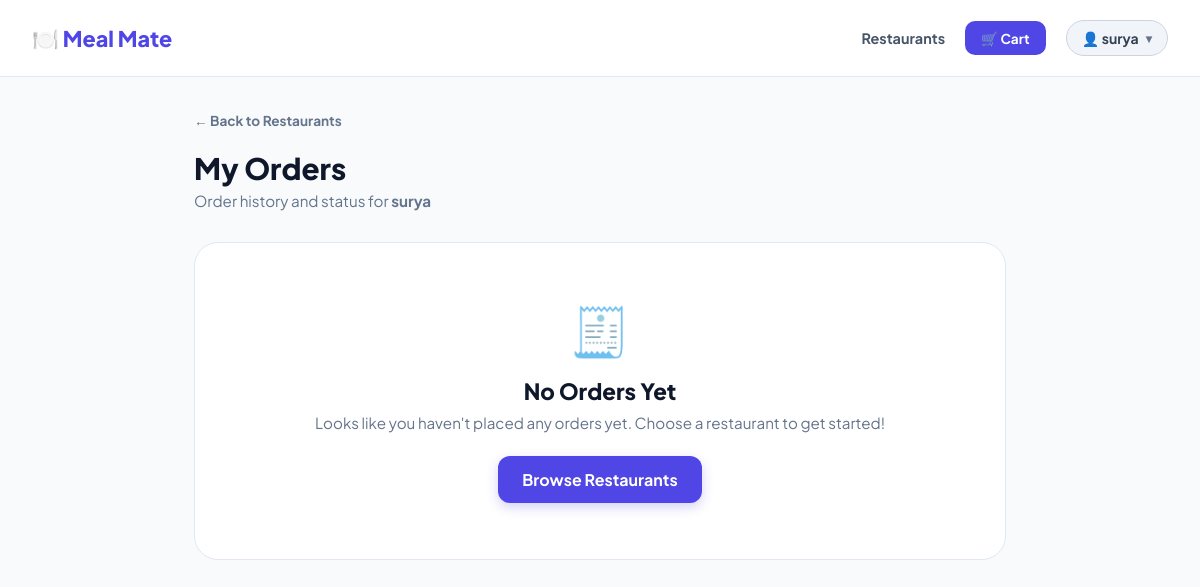
The page /orders/surya/ on the database as committed earlier.
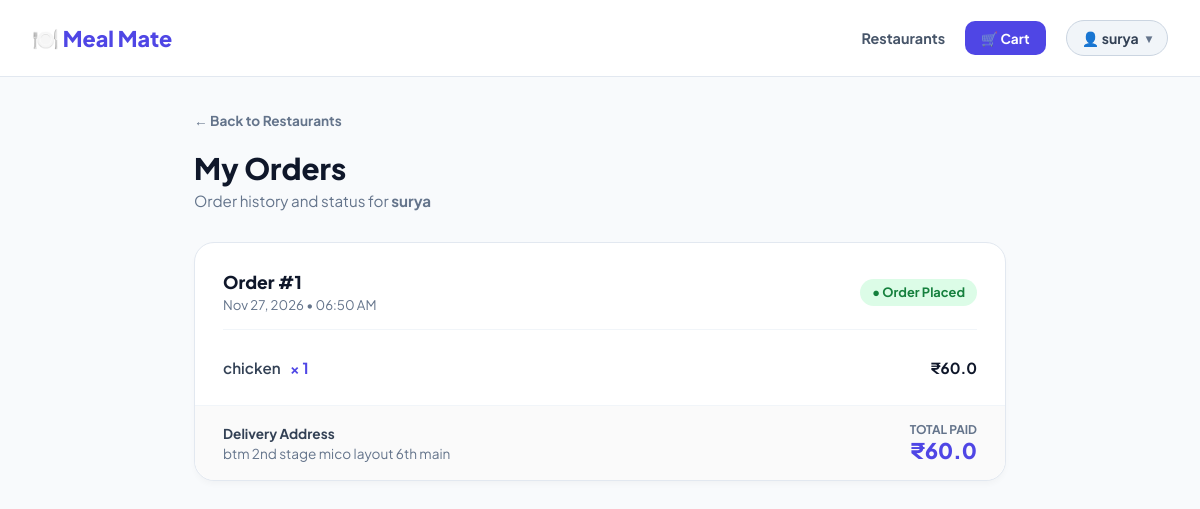
The same page on the database as committed later.
### delivery/models.py (models this page shows, shortened)
class Customer(models.Model):
    username = models.CharField(max_length=50, unique=True)
    password = models.CharField(max_length=50)
    email = models.CharField(max_length=100)
    mobile = models.CharField(max_length=15)
    address = models.CharField(max_length=255)

class Order(models.Model):
    STATUS_CHOICES = (
        ('Placed', 'Order Placed'),
        ('Preparing', 'Preparing Food'),
        ('Out for Delivery', 'Out for Delivery'),
        ('Delivered', 'Delivered'),
    )
    customer = models.ForeignKey(
        Customer, on_delete=models.CASCADE, related_name="orders"
    )
    order_id = models.CharField(max_length=100, blank=True)
    payment_id = models.CharField(max_length=100, blank=True)
    total_amount = models.FloatField()
    delivery_address = models.CharField(max_length=255)
    status = models.CharField(
        max_length=30, choices=STATUS_CHOICES, default='Placed'
    )
    created_at = models.DateTimeField(auto_now_add=True)
    class Meta:
        ordering = ['-created_at']

class OrderItem(models.Model):
    order = models.ForeignKey(
        Order, on_delete=models.CASCADE, related_name="order_items"
    )
    item_name = models.CharField(max_length=100)
    price = models.FloatField()
    quantity = models.PositiveIntegerField(default=1)
    def subtotal(self):
        return round(self.price * self.quantity, 2)

### delivery/views.py (the view)
# urls.py: path('orders/<str:username>/', views.orders, name='orders'),
def orders(request, username):
    customer = get_object_or_404(Customer, username=username)
    user_orders = customer.orders.prefetch_related('order_items').all()
    cart = Cart.objects.filter(customer=customer).first()
    cart_count = cart.total_items() if cart else 0
    return render(
        request,
        'delivery/orders.html',
        {
            'username': username,
            'customer': customer,
            'orders': user_orders,
            'cart_count': cart_count,
        },
    )

### delivery/models.py (called while the page is built)
    def total_items(self):
        return sum(ci.quantity for ci in self.cart_items.all())

### delivery/templates/delivery/orders.html (shortened to what this page needs)
<!DOCTYPE html>
<html lang="en">
<head>
</head>
<body>
    <header class="navbar">
        <a href="{% url 'customer_home' username %}" class="logo">🍽️ Meal Mate</a>
        <div class="nav-actions">
            <a href="{% url 'customer_home' username %}" class="nav-link">Restaurants</a>
            <a href="{% url 'show_cart' username %}" class="cart-btn">
                🛒 Cart
            </a>
            <div class="user-dropdown">
                <button type="button" class="user-dropdown-btn" onclick="toggleUserDropdown(event)">
                    <span>👤 {{ username }}</span>
                    <span class="dropdown-arrow">▾</span>
                </button>
            </div>
        </div>
    </header>
    <main class="container">
        <a href="{% url 'customer_home' username %}" class="back-link">← Back to Restaurants</a>
        <div class="header">
            <div>
                <h1>My Orders</h1>
                <p>Order history and status for <strong>{{ username }}</strong></p>
            </div>
        </div>
        <div class="orders-list">
            {% for order in orders %}
            <div class="order-card">
                <div class="order-card-header">
                    <div>
                        <div class="order-meta-id">Order #{{ order.id }}</div>
                        <div class="order-meta-date">{{ order.created_at|date:"M d, Y • h:i A" }}</div>
                    </div>
                    <div>
                        {% if order.status == 'Placed' %}
                            <span class="status-badge status-placed">● Order Placed</span>
                        {% elif order.status == 'Preparing' %}
                            <span class="status-badge status-preparing">🍳 Preparing</span>
                        {% elif order.status == 'Out for Delivery' %}
                            <span class="status-badge status-delivery">🛵 Out for Delivery</span>
                        {% else %}
                            <span class="status-badge status-delivered">✅ Delivered</span>
                        {% endif %}
                    </div>
                </div>
                <div class="order-items-table">
                    {% for item in order.order_items.all %}
                    <div class="order-item-row">
                        <span class="order-item-name">
                            {{ item.item_name }}
                            <span class="order-item-qty">× {{ item.quantity }}</span>
                        </span>
                        <span class="order-item-subtotal">₹{{ item.subtotal }}</span>
                    </div>
                    {% endfor %}
                </div>
                <div class="order-footer">
                    <div class="address-box">
                        <strong>Delivery Address</strong>
                        {{ order.delivery_address }}
                    </div>
                    <div class="total-box">
                        <div class="total-label">Total Paid</div>
                        <div class="total-price">₹{{ order.total_amount }}</div>
                    </div>
                </div>
            </div>
            {% empty %}
            <div class="empty-state">
                <div class="empty-icon">🧾</div>
                <h3>No Orders Yet</h3>
                <p>Looks like you haven't placed any orders yet. Choose a restaurant to get started!</p>
                <a href="{% url 'customer_home' username %}" class="btn-browse">Browse Restaurants</a>
            </div>
            {% endfor %}
        </div>
    </main>
</body>
</html>

### delivery/templates/delivery/orders.html (style rules this page uses)
* { box-sizing: border-box; margin: 0; padding: 0; font-family: 'Plus Jakarta Sans', sans-serif; }
body { background: #f8fafc; color: #0f172a; min-height: 100vh; }
.navbar { background: #ffffff; border-bottom: 1px solid #e2e8f0; padding: 1.25rem 2rem; display: flex; align-items: center; justify-content: space-between; position: sticky; top: 0; z-index: 10; }
.logo { font-size: 1.35rem; font-weight: 800; color: #4f46e5; text-decoration: none; }
.nav-actions { display: flex; align-items: center; gap: 1.25rem; }
.nav-link { font-size: 0.9rem; font-weight: 700; color: #475569; text-decoration: none; transition: 0.2s; }
.cart-btn { display: inline-flex; align-items: center; gap: 0.4rem; padding: 0.55rem 1rem; background: #4f46e5; color: #ffffff; text-decoration: none; border-radius: 10px; font-weight: 700; font-size: 0.85rem; }
.user-dropdown { position: relative; display: inline-block; }
.user-dropdown-btn { display: inline-flex; align-items: center; gap: 0.45rem; background: #f1f5f9; border: 1px solid #cbd5e1; padding: 0.5rem 0.95rem; border-radius: 999px; font-size: 0.875rem; font-weight: 700; color: #334155; cursor: pointer; transition: all 0.2s ease; font-family: inherit; }
.dropdown-arrow { font-size: 0.75rem; color: #64748b; }
.container { max-width: 860px; margin: 2rem auto; padding: 0 1.5rem; }
.back-link { display: inline-flex; align-items: center; gap: 0.35rem; font-size: 0.85rem; font-weight: 700; color: #64748b; text-decoration: none; margin-bottom: 1.25rem; }
.header { margin-bottom: 2rem; display: flex; justify-content: space-between; align-items: flex-end; }
.header h1 { font-size: 1.85rem; font-weight: 800; color: #0f172a; }
.header p { color: #64748b; font-size: 0.95rem; margin-top: 0.25rem; }
.orders-list { display: flex; flex-direction: column; gap: 1.5rem; }
.order-card { background: #ffffff; border: 1px solid #e2e8f0; border-radius: 20px; padding: 1.75rem; box-shadow: 0 4px 6px -1px rgba(0, 0, 0, 0.03); transition: all 0.2s ease; }
.order-card-header { display: flex; justify-content: space-between; align-items: center; border-bottom: 1px solid #f1f5f9; padding-bottom: 1rem; margin-bottom: 1.25rem; }
.order-meta-id { font-size: 1.1rem; font-weight: 800; color: #0f172a; }
.order-meta-date { font-size: 0.825rem; color: #64748b; margin-top: 0.2rem; }
.status-badge { display: inline-flex; align-items: center; gap: 0.35rem; padding: 0.35rem 0.75rem; border-radius: 999px; font-size: 0.8rem; font-weight: 700; }
.status-placed { background: #dcfce7; color: #15803d; }
.order-items-table { width: 100%; margin-bottom: 1.25rem; }
.order-item-row { display: flex; justify-content: space-between; padding: 0.5rem 0; font-size: 0.95rem; color: #334155; border-bottom: 1px dashed #f1f5f9; }
.order-item-row:last-child { border-bottom: none; }
.order-item-name { font-weight: 600; }
.order-item-qty { color: #4f46e5; font-weight: 700; margin-left: 0.4rem; }
.order-item-subtotal { font-weight: 700; color: #0f172a; }
.order-footer { display: flex; justify-content: space-between; align-items: center; border-top: 1px solid #f1f5f9; padding-top: 1rem; background: #fafafa; margin: 0 -1.75rem -1.75rem -1.75rem; padding: 1rem 1.75rem; border-bottom-left-radius: 20px; border-bottom-right-radius: 20px; }
.address-box { font-size: 0.85rem; color: #64748b; max-width: 60%; }
.address-box strong { color: #334155; display: block; margin-bottom: 0.2rem; }
.total-box { text-align: right; }
.total-box .total-label { font-size: 0.75rem; font-weight: 700; text-transform: uppercase; color: #64748b; }
.total-box .total-price { font-size: 1.35rem; font-weight: 800; color: #4f46e5; }

Rows that differ between the two databases and show on the page:
added Order: id "1", created_at "Nov 27, 2026 • 06:50 AM", status "● Order Placed", delivery_address "btm 2nd stage mico layout 6th main", total_amount "60.0"
added OrderItem: item_name "chicken", quantity "1", subtotal "60.0"
Other text that changed with them:
text no longer shown: "🧾 No Orders Yet Looks like you haven't placed any orders yet. Choose a restaurant to get started! Browse Restaurants"
